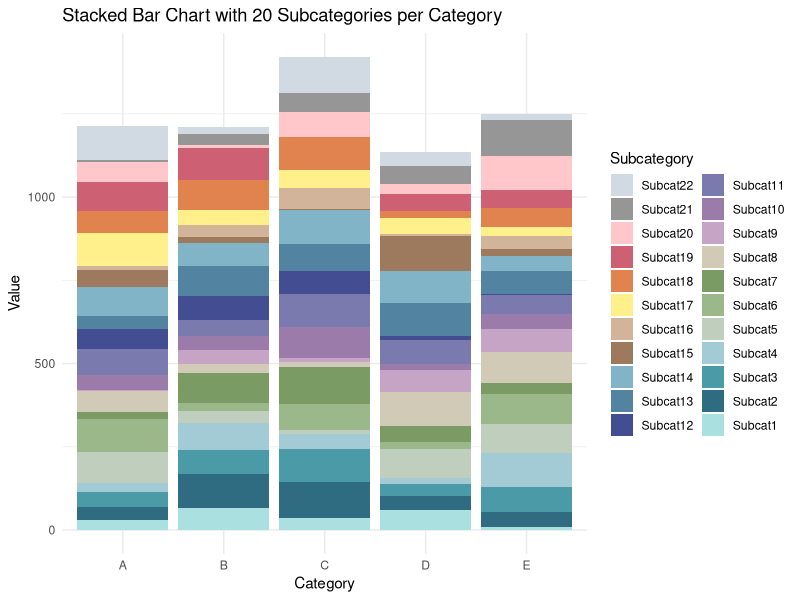
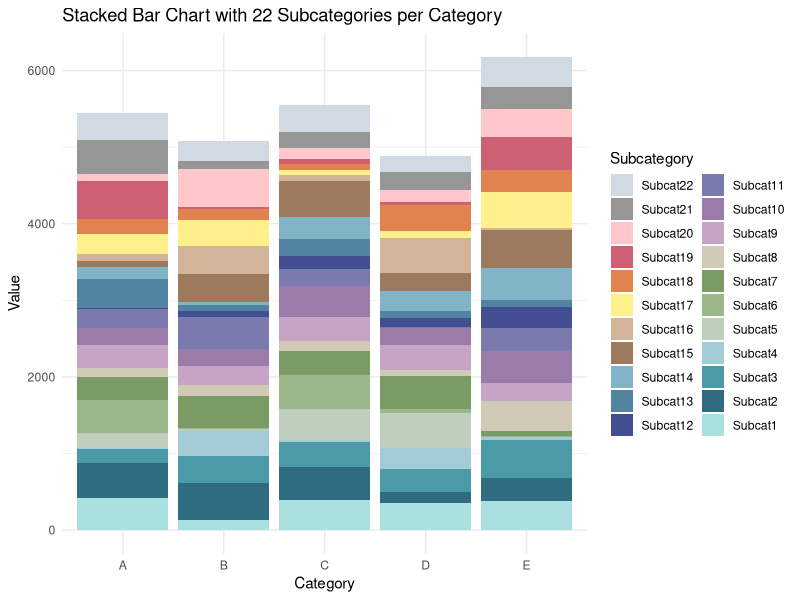

R code for these plots, in order:
## ---- chunk 1
knitr::opts_chunk$set(echo = TRUE)
## ---- chunk 2
"#ffffff"
# heatmap

c("#a673a3", "#a775a4", "#aa7aa7", "#af82ac", "#b58db3", "#be9bbc", "#c6a9c6", "#ceb7ce", "#d5c3d5", "#dcd0dd", "#e3dce4", "#e8e7e9", "#eaeeea", "#e9f1e6", "", "#e1f0d6", "#dbeecb", "#d6ecc1", "#d1eab6", "#cbe8aa", "#c5e59d", "#bfe292", "#b9df89", "#b3dc82", "#add97d", "#a6d579", "#a0d277", "#99ce76", "#92ca77", "#8bc67b", "#83c280", "#7cbd85", "#75b989", "#6eb58c", "#67b090", "#60ac93", "#59a795", "#54a296", "#509d95", "#4d9793", "#4a9190", "#478c8c", "#458689", "#428085", "#407981", "#3d737d", "#3b6e79", "#3a6a77", "#396876", "#396775"
)

c("#aa7aa7","#ceb7ce","#eaeeea","#d6ecc1","#b9df89","#99ce76","#75b989","#54a296","#458689","#3a6a77")

colors <- c("#aa7aa7", "#c88b9c", "#d4a29a", "#d6bca7", "#d8d4c1", "#cdd2c2", "#c4cfc3", "#beccc5", "#9cb3ad", "#7a9b99", "#598287", "#3a6a77")

c("#351540", "#422B77", "#3B4C88", "#30688D", "#25848C", "#269E84","#35B777", "#72CB54", "#B3DB37", "#F8E620")

# few color

## standard paris olympic color.
c("#BF7EA2","#BF9FB1","#1E2040","#0F7BA6","#BFAB6F")

## the color match paris olympic but not the same.
c("#23496d","#8b68ab","#8eb19a","#7396bf","#87be5f")

c("#b2dba7","#bfa8cd","#6d2b80")

c("#F9B0E2","#14BEBD","#0B2E55")


# stack plot color 20
colors <- c("#c0dbe6","#2b526f","#4a9ba7","#a3cbd6","#c0cfbd","#9bb88a","#7b9b64","#d0cab7","#c6a4c5","#9b7baa","#7a7aaf","#434d91","#5284a2","#82b4c8","#9d795d","#d1b49a","#fff08c","#e1834e","#cd6073","#ffc7c9","#969696","#d1d9e2")
## ---- chunk 3
# 安装并加载必要的包
library(ggplot2)
library(tidyr)

# 示例数据集
data <- data.frame(
  Category = rep(c("A", "B", "C", "D", "E"), each = 22),
  Subcategory = rep(paste0("Subcat", 1:22), times = 5),
  Value = sample(1:110, 110, replace = TRUE)
)

# 颜色列表（重复使用提供的颜色列表以满足20种颜色的需求）
colors <- c("#aae1e0","#2f6c81","#4a9ba7","#a3cbd6","#c0cfbd","#9bb88a","#7b9b64","#d0cab7","#c6a4c5","#9b7baa","#7a7aaf","#434d91","#5284a2","#82b4c8","#9d795d","#d1b49a","#fff08c","#e1834e","#cd6073","#ffc7c9","#969696","#d1d9e2")

# 按子类别的反序排列数据框
data$Subcategory <- factor(data$Subcategory, levels = rev(unique(data$Subcategory)))

# 反转颜色列表的顺序
colors <- rev(colors)

# 绘制堆叠柱状图
ggplot(data, aes(x = Category, y = Value, fill = Subcategory)) +
  geom_bar(stat = "identity") +
  scale_fill_manual(values = colors) +
  theme_minimal() +
  labs(title = "Stacked Bar Chart with 20 Subcategories per Category", x = "Category", y = "Value")

## ---- chunk 4
# 安装并加载必要的包
library(ggplot2)
library(tidyr)

# 示例数据集
set.seed(123)  # 设置随机种子以获得可重复的结果
data <- data.frame(
  Category = rep(c("A", "B", "C", "D", "E"), each = 22),
  Subcategory = rep(paste0("Subcat", 1:22), times = 5),
  Value = sample(1:500, 110, replace = TRUE)  # 使用更大的值范围
)

# 颜色列表
colors <- c("#aae1e0","#2f6c81","#4a9ba7","#a3cbd6","#c0cfbd","#9bb88a","#7b9b64","#d0cab7","#c6a4c5","#9b7baa",
            "#7a7aaf","#434d91","#5284a2","#82b4c8","#9d795d","#d1b49a","#fff08c","#e1834e","#cd6073","#ffc7c9",
            "#969696","#d1d9e2")

# 按子类别的反序排列数据框
data$Subcategory <- factor(data$Subcategory, levels = rev(unique(data$Subcategory)))

# 反转颜色列表的顺序
colors <- rev(colors)

# 绘制堆叠柱状图
ggplot(data, aes(x = Category, y = Value, fill = Subcategory)) +
  geom_bar(stat = "identity") +
  scale_fill_manual(values = colors) +
  theme_minimal() +
  labs(title = "Stacked Bar Chart with 22 Subcategories per Category", x = "Category", y = "Value")

